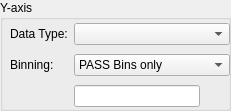
          <widget class="QGroupBox" name="groupSQL_Genealogy_YieldVsParameter_Yaxis">
           <property name="geometry">
            <rect>
             <x>270</x>
             <y>90</y>
             <width>231</width>
             <height>111</height>
            </rect>
           </property>
           <property name="title">
            <string>Y-axis</string>
           </property>
           <widget class="QWidget" name="layout32_2">
            <property name="geometry">
             <rect>
              <x>10</x>
              <y>20</y>
              <width>220</width>
              <height>91</height>
             </rect>
            </property>
            <layout class="QGridLayout" name="gridLayout_20">
             <item row="2" column="1">
              <layout class="QHBoxLayout">
               <item>
                <widget class="QLineEdit" name="editSQL_Genealogy_YieldVsParameter_Binlist_Yaxis"/>
               </item>
               <item>
                <widget class="QToolButton" name="buttonSQL_Genealogy_YieldVsParameter_PickBinlist_Yaxis">
                 <property name="palette">
                  <palette>
                   <active>
                    <colorrole role="WindowText">
                     <brush brushstyle="SolidPattern">
                      <color alpha="255">
                       <red>0</red>
                       <green>64</green>
                       <blue>128</blue>
                      </color>
                     </brush>
                    </colorrole>
                    <colorrole role="Button">
                     <brush brushstyle="SolidPattern">
                      <color alpha="255">
                       <red>255</red>
                       <green>255</green>
                       <blue>204</blue>
                      </color>
                     </brush>
                    </colorrole>
                    <colorrole role="Light">
                     <brush brushstyle="SolidPattern">
                      <color alpha="255">
                       <red>255</red>
                       <green>255</green>
                       <blue>255</blue>
                      </color>
                     </brush>
                    </colorrole>
                    <colorrole role="Midlight">
                     <brush brushstyle="SolidPattern">
                      <color alpha="255">
                       <red>237</red>
                       <green>228</green>
                       <blue>219</blue>
                      </color>
                     </brush>
                    </colorrole>
                    <colorrole role="Dark">
                     <brush brushstyle="SolidPattern">
                      <color alpha="255">
                       <red>128</red>
                       <green>128</green>
                       <blue>128</blue>
                      </color>
                     </brush>
                    </colorrole>
                    <colorrole role="Mid">
                     <brush brushstyle="SolidPattern">
                      <color alpha="255">
                       <red>144</red>
                       <green>139</green>
                       <blue>133</blue>
                      </color>
                     </brush>
                    </colorrole>
                    <colorrole role="Text">
                     <brush brushstyle="SolidPattern">
                      <color alpha="255">
                       <red>0</red>
                       <green>0</green>
                       <blue>0</blue>
                      </color>
                     </brush>
                    </colorrole>
                    <colorrole role="BrightText">
                     <brush brushstyle="SolidPattern">
                      <color alpha="255">
                       <red>255</red>
                       <green>255</green>
                       <blue>255</blue>
                      </color>
                     </brush>
                    </colorrole>
                    <colorrole role="ButtonText">
                     <brush brushstyle="SolidPattern">
                      <color alpha="255">
                       <red>0</red>
                       <green>0</green>
                       <blue>0</blue>
                      </color>
                     </brush>
                    </colorrole>
                    <colorrole role="Base">
                     <brush brushstyle="SolidPattern">
                      <color alpha="255">
                       <red>255</red>
                       <green>255</green>
                       <blue>255</blue>
                      </color>
                     </brush>
                    </colorrole>
                    <colorrole role="Window">
                     <brush brushstyle="SolidPattern">
                      <color alpha="255">
                       <red>255</red>
                       <green>255</green>
                       <blue>204</blue>
                      </color>
                     </brush>
                    </colorrole>
                    <colorrole role="Shadow">
                     <brush brushstyle="SolidPattern">
                      <color alpha="255">
                       <red>64</red>
                       <green>64</green>
                       <blue>64</blue>
                      </color>
                     </brush>
                    </colorrole>
                    <colorrole role="Highlight">
                     <brush brushstyle="SolidPattern">
                      <color alpha="255">
                       <red>0</red>
                       <green>36</green>
                       <blue>104</blue>
                      </color>
                     </brush>
                    </colorrole>
                    <colorrole role="HighlightedText">
                     <brush brushstyle="SolidPattern">
                      <color alpha="255">
                       <red>255</red>
                       <green>255</green>
                       <blue>255</blue>
                      </color>
                     </brush>
                    </colorrole>
                    <colorrole role="Link">
                     <brush brushstyle="SolidPattern">
                      <color alpha="255">
                       <red>0</red>
                       <green>0</green>
                       <blue>255</blue>
                      </color>
                     </brush>
                    </colorrole>
                    <colorrole role="LinkVisited">
                     <brush brushstyle="SolidPattern">
                      <color alpha="255">
                       <red>255</red>
                       <green>0</green>
                       <blue>255</blue>
                      </color>
                     </brush>
                    </colorrole>
                   </active>
                   <inactive>
                    <colorrole role="WindowText">
                     <brush brushstyle="SolidPattern">
                      <color alpha="255">
                       <red>0</red>
                       <green>64</green>
                       <blue>128</blue>
                      </color>
                     </brush>
                    </colorrole>
                    <colorrole role="Button">
                     <brush brushstyle="SolidPattern">
                      <color alpha="255">
                       <red>255</red>
                       <green>255</green>
                       <blue>204</blue>
                      </color>
                     </brush>
                    </colorrole>
                    <colorrole role="Light">
                     <brush brushstyle="SolidPattern">
                      <color alpha="255">
                       <red>255</red>
                       <green>255</green>
                       <blue>255</blue>
                      </color>
                     </brush>
                    </colorrole>
                    <colorrole role="Midlight">
                     <brush brushstyle="SolidPattern">
                      <color alpha="255">
                       <red>237</red>
                       <green>228</green>
                       <blue>219</blue>
                      </color>
                     </brush>
                    </colorrole>
                    <colorrole role="Dark">
                     <brush brushstyle="SolidPattern">
                      <color alpha="255">
                       <red>128</red>
                       <green>128</green>
                       <blue>128</blue>
                      </color>
                     </brush>
                    </colorrole>
                    <colorrole role="Mid">
                     <brush brushstyle="SolidPattern">
                      <color alpha="255">
                       <red>144</red>
                       <green>139</green>
                       <blue>133</blue>
                      </color>
                     </brush>
                    </colorrole>
                    <colorrole role="Text">
                     <brush brushstyle="SolidPattern">
                      <color alpha="255">
                       <red>0</red>
                       <green>0</green>
                       <blue>0</blue>
                      </color>
                     </brush>
                    </colorrole>
                    <colorrole role="BrightText">
                     <brush brushstyle="SolidPattern">
                      <color alpha="255">
                       <red>255</red>
                       <green>255</green>
                       <blue>255</blue>
                      </color>
                     </brush>
                    </colorrole>
                    <colorrole role="ButtonText">
                     <brush brushstyle="SolidPattern">
                      <color alpha="255">
                       <red>0</red>
                       <green>0</green>
                       <blue>0</blue>
                      </color>
                     </brush>
                    </colorrole>
                    <colorrole role="Base">
                     <brush brushstyle="SolidPattern">
                      <color alpha="255">
                       <red>255</red>
                       <green>255</green>
                       <blue>255</blue>
                      </color>
                     </brush>
                    </colorrole>
                    <colorrole role="Window">
                     <brush brushstyle="SolidPattern">
                      <color alpha="255">
                       <red>255</red>
                       <green>255</green>
                       <blue>204</blue>
                      </color>
                     </brush>
                    </colorrole>
                    <colorrole role="Shadow">
                     <brush brushstyle="SolidPattern">
                      <color alpha="255">
                       <red>64</red>
                       <green>64</green>
                       <blue>64</blue>
                      </color>
                     </brush>
                    </colorrole>
                    <colorrole role="Highlight">
                     <brush brushstyle="SolidPattern">
                      <color alpha="255">
                       <red>216</red>
                       <green>208</green>
                       <blue>200</blue>
                      </color>
                     </brush>
                    </colorrole>
                    <colorrole role="HighlightedText">
                     <brush brushstyle="SolidPattern">
                      <color alpha="255">
                       <red>0</red>
                       <green>0</green>
                       <blue>0</blue>
                      </color>
                     </brush>
                    </colorrole>
                    <colorrole role="Link">
                     <brush brushstyle="SolidPattern">
                      <color alpha="255">
                       <red>0</red>
                       <green>0</green>
                       <blue>255</blue>
                      </color>
                     </brush>
                    </colorrole>
                    <colorrole role="LinkVisited">
                     <brush brushstyle="SolidPattern">
                      <color alpha="255">
                       <red>255</red>
                       <green>0</green>
                       <blue>255</blue>
                      </color>
                     </brush>
                    </colorrole>
                   </inactive>
                   <disabled>
                    <colorrole role="WindowText">
                     <brush brushstyle="SolidPattern">
                      <color alpha="255">
                       <red>0</red>
                       <green>64</green>
                       <blue>128</blue>
                      </color>
                     </brush>
                    </colorrole>
                    <colorrole role="Button">
                     <brush brushstyle="SolidPattern">
                      <color alpha="255">
                       <red>255</red>
                       <green>255</green>
                       <blue>204</blue>
                      </color>
                     </brush>
                    </colorrole>
                    <colorrole role="Light">
                     <brush brushstyle="SolidPattern">
                      <color alpha="255">
                       <red>255</red>
                       <green>255</green>
                       <blue>255</blue>
                      </color>
                     </brush>
                    </colorrole>
                    <colorrole role="Midlight">
                     <brush brushstyle="SolidPattern">
                      <color alpha="255">
                       <red>235</red>
                       <green>231</green>
                       <blue>227</blue>
                      </color>
                     </brush>
                    </colorrole>
                    <colorrole role="Dark">
                     <brush brushstyle="SolidPattern">
                      <color alpha="255">
                       <red>128</red>
                       <green>128</green>
                       <blue>128</blue>
                      </color>
                     </brush>
                    </colorrole>
                    <colorrole role="Mid">
                     <brush brushstyle="SolidPattern">
                      <color alpha="255">
                       <red>144</red>
                       <green>139</green>
                       <blue>133</blue>
                      </color>
                     </brush>
                    </colorrole>
                    <colorrole role="Text">
                     <brush brushstyle="SolidPattern">
                      <color alpha="255">
                       <red>108</red>
                       <green>104</green>
                       <blue>100</blue>
                      </color>
                     </brush>
                    </colorrole>
                    <colorrole role="BrightText">
                     <brush brushstyle="SolidPattern">
                      <color alpha="255">
                       <red>255</red>
                       <green>255</green>
                       <blue>255</blue>
                      </color>
                     </brush>
                    </colorrole>
                    <colorrole role="ButtonText">
                     <brush brushstyle="SolidPattern">
                      <color alpha="255">
                       <red>108</red>
                       <green>104</green>
                       <blue>100</blue>
                      </color>
                     </brush>
                    </colorrole>
                    <colorrole role="Base">
                     <brush brushstyle="SolidPattern">
                      <color alpha="255">
                       <red>255</red>
                       <green>255</green>
                       <blue>255</blue>
                      </color>
                     </brush>
                    </colorrole>
                    <colorrole role="Window">
                     <brush brushstyle="SolidPattern">
                      <color alpha="255">
                       <red>255</red>
                       <green>255</green>
                       <blue>204</blue>
                      </color>
                     </brush>
                    </colorrole>
                    <colorrole role="Shadow">
                     <brush brushstyle="SolidPattern">
                      <color alpha="255">
                       <red>0</red>
                       <green>0</green>
                       <blue>0</blue>
                      </color>
                     </brush>
                    </colorrole>
                    <colorrole role="Highlight">
                     <brush brushstyle="SolidPattern">
                      <color alpha="255">
                       <red>0</red>
                       <green>36</green>
                       <blue>104</blue>
                      </color>
                     </brush>
                    </colorrole>
                    <colorrole role="HighlightedText">
                     <brush brushstyle="SolidPattern">
                      <color alpha="255">
                       <red>255</red>
                       <green>255</green>
                       <blue>255</blue>
                      </color>
                     </brush>
                    </colorrole>
                    <colorrole role="Link">
                     <brush brushstyle="SolidPattern">
                      <color alpha="255">
                       <red>0</red>
                       <green>0</green>
                       <blue>255</blue>
                      </color>
                     </brush>
                    </colorrole>
                    <colorrole role="LinkVisited">
                     <brush brushstyle="SolidPattern">
                      <color alpha="255">
                       <red>255</red>
                       <green>0</green>
                       <blue>255</blue>
                      </color>
                     </brush>
                    </colorrole>
                   </disabled>
                  </palette>
                 </property>
                 <property name="toolTip">
                  <string>Pick specific bin values from list</string>
                 </property>
                 <property name="text">
                  <string/>
                 </property>
                 <property name="icon">
                  <iconset resource="gex.qrc">
                   <normaloff>:/gex/icons/combo.png</normaloff>:/gex/icons/combo.png</iconset>
                 </property>
                 <property name="autoRaise">
                  <bool>true</bool>
                 </property>
                </widget>
               </item>
              </layout>
             </item>
             <item row="0" column="1">
              <widget class="QComboBox" name="comboSQL_Genealogy_YieldVsParameter_TestingStage_Yaxis"/>
             </item>
             <item row="0" column="0">
              <widget class="QLabel" name="labelSQL_Genealogy_YieldVsParameter_TestingStage_Yaxis">
               <property name="text">
                <string>Data Type:</string>
               </property>
               <property name="wordWrap">
                <bool>false</bool>
               </property>
              </widget>
             </item>
             <item row="1" column="1">
              <widget class="QComboBox" name="comboSQL_Genealogy_YieldVsParameter_Binning_Yaxis">
               <item>
                <property name="text">
                 <string>PASS Bins only</string>
                </property>
               </item>
               <item>
                <property name="text">
                 <string>FAIL Bins only</string>
                </property>
               </item>
               <item>
                <property name="text">
                 <string>Specific Bins...</string>
                </property>
               </item>
              </widget>
             </item>
             <item row="1" column="0">
              <widget class="QLabel" name="labelSQL_Genealogy_YieldVsParameter_Binning_Yaxis">
               <property name="text">
                <string>Binning:</string>
               </property>
               <property name="wordWrap">
                <bool>false</bool>
               </property>
              </widget>
             </item>
            </layout>
           </widget>
          </widget>
